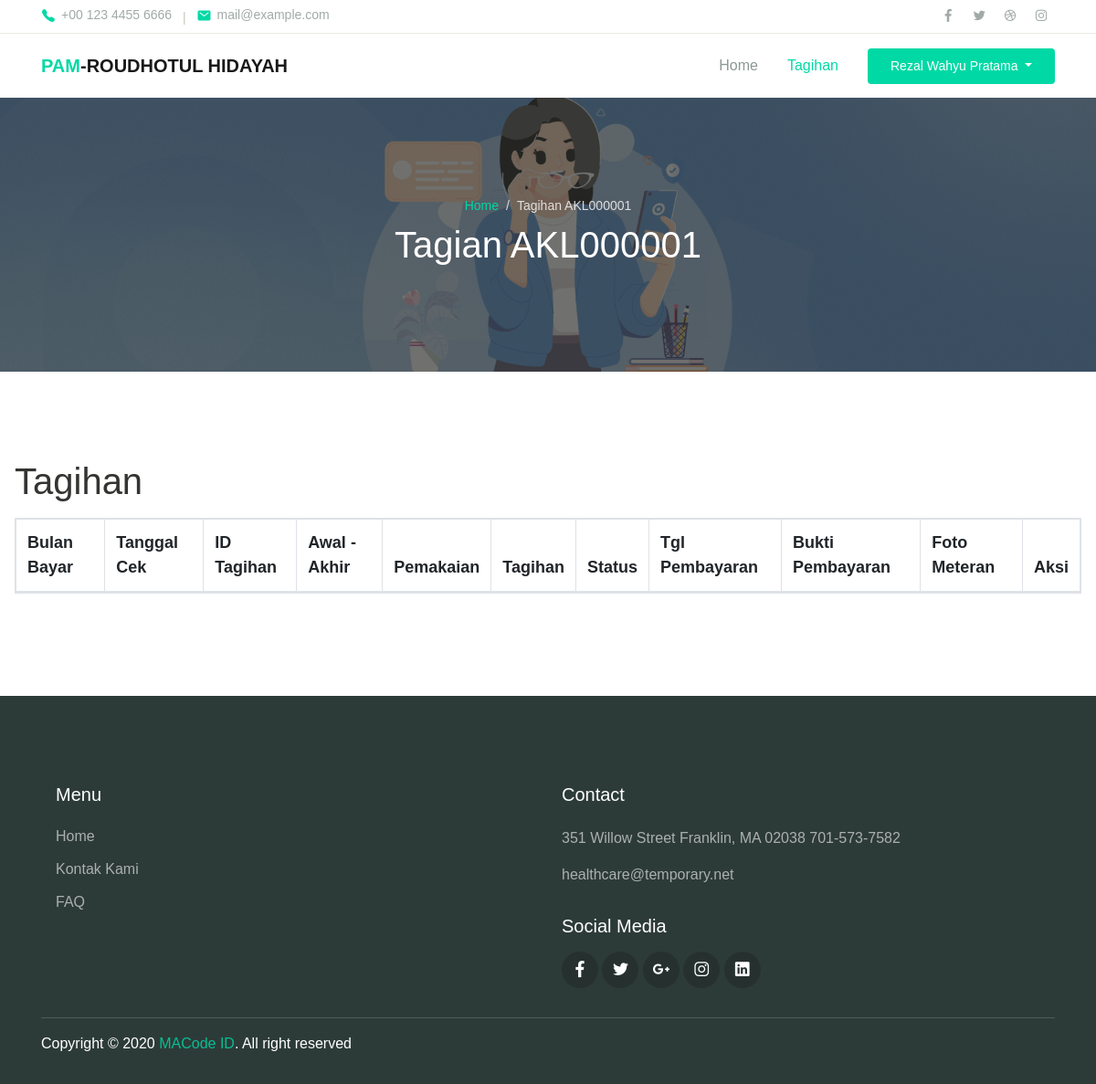
Before: /pelanggan/tagihan.php (signed in) with the older database file.
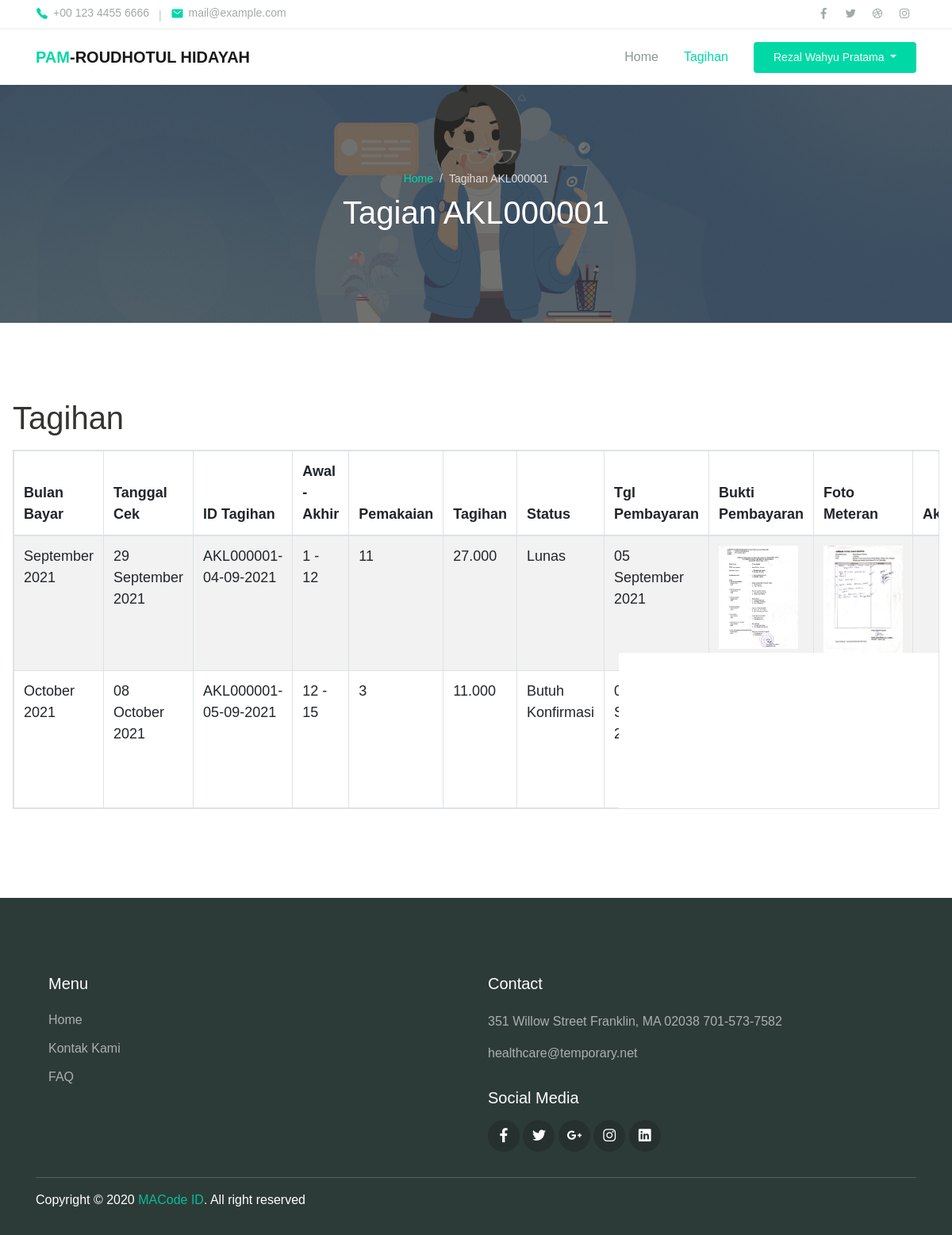
After: the same page with the newer database file.
### tables this page shows
CREATE TABLE `pelanggan` (
  `id` int(10) NOT NULL,
  `id_pelanggan` varchar(10) NOT NULL,
  `nama` char(40) NOT NULL,
  `dusun` int(4) NOT NULL,
  `rt` int(3) NOT NULL,
  `rw` int(3) NOT NULL,
  `no_rumah` int(4) NOT NULL,
  `no_hp` varchar(13) NOT NULL,
  `level` varchar(20) NOT NULL,
  `code` varchar(10) NOT NULL,
  `qrcode` varchar(500) NOT NULL
);

CREATE TABLE `tagihan` (
  `id` int(10) NOT NULL,
  `id_tagihan` varchar(21) NOT NULL,
  `id_pelanggan` varchar(10) NOT NULL,
  `nama` char(40) NOT NULL,
  `tgl_cek` date NOT NULL,
  `awal` int(3) NOT NULL,
  `akhir` int(3) NOT NULL,
  `pemakaian` int(5) NOT NULL,
  `tagihan` int(7) NOT NULL,
  `status` enum('butuh bayar','butuh konfirmasi','lunas') NOT NULL,
  `metode_bayar` enum('transfer','petugas') DEFAULT NULL,
  `tgl_bayar` timestamp NULL DEFAULT NULL,
  `petugas_verifikasi` varchar(50) DEFAULT NULL,
  `file` varchar(500) DEFAULT NULL,
  `foto_meteran` varchar(500) NOT NULL,
  `create_at` timestamp NOT NULL DEFAULT current_timestamp()
);

### pelanggan/tagihan.php (the view, shortened to what this page needs)
<?php
    $thisPage = 'tagihan';
    include '../config/koneksi.php';
    $id_pelanggan = $_SESSION['pamrh_id_pelanggan'];
    $query_pelanggan_login = mysqli_query($koneksi, "SELECT * FROM pelanggan WHERE id='$id_pelanggan'");
    $pelanggan_login = mysqli_fetch_assoc($query_pelanggan_login);
    $query_data_pelanggan = mysqli_query($koneksi, "SELECT * FROM pelanggan WHERE id='$id_pelanggan'");
    $data_pelanggan = mysqli_fetch_array($query_data_pelanggan);
    $id_pelanggan_tagihan = $data_pelanggan['id'];
    $query_tagihan = mysqli_query($koneksi, "SELECT * FROM tagihan WHERE id_pelanggan = '$id_pelanggan_tagihan'");
    include 'layout/header.php';
?>
  <div class="page-banner overlay-dark bg-image" style="background-image: url('../assets/img/gmb-4.png');">
    <div class="banner-section">
      <div class="container text-center wow fadeInUp">
        <nav aria-label="Breadcrumb">
          <ol class="breadcrumb breadcrumb-dark bg-transparent justify-content-center py-0 mb-2">
            <li class="breadcrumb-item"><a href="index.php">Home</a></li>
            <li class="breadcrumb-item active" aria-current="page">Tagihan <?php echo $data_pelanggan['id_pelanggan']; ?></li>
          </ol>
        </nav>
        <h1 class="font-weight-normal">Tagian <?php echo $data_pelanggan['id_pelanggan']; ?> </h1>
      </div>
    </div>
  </div>
  <div class="page-section">
    <div class="container-fluid p-3">
      <div class="row justify-content-center">
        <div class="col-12 wow fadeInUp">
          <h1 class="mb-3">Tagihan</h1>
          <div class="text-lg">
            <table id="data_table" class="d-none d-md-block table table-striped table-bordered table-responsive" style="width:100%">
              <thead>
                  <tr>
                      <th>Bulan Bayar</th>
                      <th>Tanggal Cek</th>
                      <th>ID Tagihan</th>
                      <th>Awal - Akhir</th>
                      <th>Pemakaian</th>
                      <th>Tagihan</th>
                      <th>Status</th>
                      <th>Tgl Pembayaran</th>
                      <th>Bukti Pembayaran</th>
                      <th>Foto Meteran</th>
                      <th>Aksi</th>
                  </tr>
              </thead>
              <tbody>
                  <?php
                  foreach ($query_tagihan as $a) {
                  ?>
                  <tr>
                      <td><?php echo date('F Y', strtotime($a['tgl_cek'])); ?></td>
                      <td><?php echo date('d F Y', strtotime($a['tgl_cek'])); ?></td>
                      <td><?php echo $a['id_tagihan']; ?></td>
                      <td><?php echo $a['awal'].' - '.$a['akhir']; ?></td>
                      <td><?php echo $a['pemakaian']; ?></td>
                      <td><?php echo number_format($a['tagihan'],0,',','.'); ?></td>
                      <td class="text-capitalize"><?php echo $a['status']; ?></td>
                      <td><?php echo date('d F Y', strtotime($a['tgl_bayar'])); ?></td>
                      <td>
                        <?php if($a['file'] != null)
                        {
                        ?>
                        <a class="example-image-link" href="../assets/img/pembayaran/<?php echo $a['file']; ?>" data-lightbox="example-set"><img class="example-image" style="width: 100px" src="../assets/img/pembayaran/<?php echo $a['file']; ?>" alt=""/></a>
                        <?php
                        }
                        ?>
                      </td>
                      <td>
                        <a class="example-image-link" href="../assets/img/meteran/<?php echo $a['foto_meteran']; ?>" data-lightbox="example-set"><img class="example-image" style="width: 100px" src="../assets/img/meteran/<?php echo $a['foto_meteran']; ?>" alt=""/></a>
                      </td>
                      <td>
                        <?php
                        if($a['status'] == 'butuh konfirmasi') {
                        ?>
                        <a href="tagihan_edit.php?id=<?php echo $a['id']; ?>" class="btn btn-sm pt-1 pb-1 pl-3 pr-3 btn-warning"><span class="iconify" data-icon="akar-icons:edit"></span></a>
                        <?php
                        }
                        ?>
                      </td>
                  </tr>
                  <?php
                  }
                  ?>
                </tbody>
              </table>
            </div>
          </div>
        </div>
      </div>
    </div>
<?php
include_once('layout/footer.php');
?>

### pelanggan/layout/header.php (shortened to what this page needs)
<!DOCTYPE html>
<html lang="en">
<head>
  <link rel="stylesheet" href="../assets/assets/css/maicons.css">
  <link rel="stylesheet" href="../assets/assets/css/bootstrap.css">
  <link rel="stylesheet" href="../assets/assets/vendor/owl-carousel/css/owl.carousel.css">
  <link rel="stylesheet" href="../assets/assets/vendor/animate/animate.css">
  <link rel="stylesheet" href="../assets/assets/css/theme.css">
  <link rel="stylesheet" href="https://cdn.jsdelivr.net/npm/sweetalert2@11.1.4/dist/sweetalert2.min.css">
  <link rel="stylesheet" href="https://cdn.datatables.net/1.11.0/css/dataTables.bootstrap4.min.css">
  <link rel="stylesheet" href="../assets/assets/vendor/lightbox2/dist/css/lightbox.min.css">
</head>
<body>
  <header>
    <div class="topbar">
      <div class="container">
        <div class="row">
          <div class="col-sm-8 text-sm">
            <div class="site-info">
              <a href="#"><span class="mai-call text-primary"></span> +00 123 4455 6666</a>
              <span class="divider">|</span>
              <a href="#"><span class="mai-mail text-primary"></span> mail@example.com</a>
            </div>
          </div>
          <div class="col-sm-4 text-right text-sm">
            <div class="social-mini-button">
              <a href="#"><span class="mai-logo-facebook-f"></span></a>
              <a href="#"><span class="mai-logo-twitter"></span></a>
              <a href="#"><span class="mai-logo-dribbble"></span></a>
              <a href="#"><span class="mai-logo-instagram"></span></a>
            </div>
          </div>
        </div>
      </div>
    </div>
    <nav class="navbar navbar-expand-lg navbar-light shadow-sm">
      <div class="container">
        <a class="navbar-brand" href="#"><span class="text-primary">PAM</span>-ROUDHOTUL HIDAYAH</a>
        <div class="collapse navbar-collapse" id="navbarSupport">
          <ul class="navbar-nav ml-auto">
            <li class="nav-item <?php if($thisPage == 'home') echo 'active'; ?>">
              <a class="nav-link" href="index.php">Home</a>
            </li>
            <li class="nav-item <?php if($thisPage == 'tagihan') echo 'active'; ?>">
              <a class="nav-link" href="tagihan.php">Tagihan</a>
            </li>
            <li class="nav-item">
              <?php if(isset($pelanggan_login))
              {
              ?>
              <div class="dropdown">
                <button class="btn btn btn-primary ml-lg-3 dropdown-toggle" type="button" id="dropdownMenuButton" data-toggle="dropdown" aria-haspopup="true" aria-expanded="false">
                  <?php echo $pelanggan_login['nama']; ?>
                </button>
              </div>
              <?php
              }
              else {
              ?>
              <a class="btn btn-primary ml-lg-3" href="../login.php">Login</a>
              <?php
              }
              ?>
            </li>
          </ul>
        </div>
      </div>
    </nav>
  </header>

### pelanggan/layout/footer.php
  <footer class="page-footer">
    <div class="container">
      <div class="row px-md-3">
        <div class="col-sm-6 col-lg-6 py-3">
          <h5>Menu</h5>
          <ul class="footer-menu">
            <li><a href="index.php">Home</a></li>
            <li><a href="kontak.php">Kontak Kami</a></li>
            <li><a href="faq.php">FAQ</a></li>
          </ul>
        </div>
        <div class="col-sm-6 col-lg-6 py-3">
          <h5>Contact</h5>
          <p class="footer-link mt-2">351 Willow Street Franklin, MA 02038</p>
          <a href="#" class="footer-link">701-573-7582</a>
          <a href="#" class="footer-link">healthcare@temporary.net</a>
          <h5 class="mt-3">Social Media</h5>
          <div class="footer-sosmed mt-3">
            <a href="#" target="_blank"><span class="mai-logo-facebook-f"></span></a>
            <a href="#" target="_blank"><span class="mai-logo-twitter"></span></a>
            <a href="#" target="_blank"><span class="mai-logo-google-plus-g"></span></a>
            <a href="#" target="_blank"><span class="mai-logo-instagram"></span></a>
            <a href="#" target="_blank"><span class="mai-logo-linkedin"></span></a>
          </div>
        </div>
      </div>
      <hr>
      <p id="copyright">Copyright &copy; 2020 <a href="https://macodeid.com/" target="_blank">MACode ID</a>. All right reserved</p>
    </div>
  </footer>
</body>
</html>

### assets/assets/css/theme.css (style rules this page uses)
:root { --primary: #00D9A5; --accent: #FF3D85; --secondary: #4E5AFE; --warning: #EED818; --info: #05B4E1; --danger: #FF4943; --success: #96C93D; --dark: #343531; --light: #F5F9F6; --cs: #596261; --grey: #6E807A; }
body { font-family: "Source Sans Pro", sans-serif; line-height: 1.5; color: #343531; }
a { color: #07be94; text-decoration: none; background-color: transparent; }
.text-sm { font-size: 14px !important; }
.text-lg { font-size: 18px !important; }
.text-primary { color: #00D9A5 !important; }
.btn-primary { color: #fff; background-color: #00D9A5; border-color: transparent; }
.btn-warning { color: #343531; background-color: #EED818; border-color: transparent; }
.topbar { border-bottom: 1px solid #E8EEE4; }
.topbar .row { align-items: center; min-height: 36px; }
.topbar .site-info a { display: inline-flex; align-items: center; color: #A1AAA7; }
.topbar .site-info a span { font-size: 16px; margin-right: 6px; }
.topbar .site-info .divider { margin-left: 8px; margin-right: 8px; color: #BEC8B8; }
.topbar .social-mini-button a { display: inline-block; padding: 4px 8px; color: #A1AAA7; }
.btn { padding: 8px 24px; }
.breadcrumb { background-color: #f8f9fa; }
.breadcrumb-dark .breadcrumb-item a { color: #00D9A5; }
.breadcrumb-dark .breadcrumb-item + .breadcrumb-item::before { display: inline-block; padding-right: 0.5rem; color: rgba(255, 255, 255, 0.8); content: "/"; }
.breadcrumb-dark .breadcrumb-item.active { color: rgba(255, 255, 255, 0.8); }
.navbar { min-height: 70px; }
.navbar-brand { font-weight: 600; padding-top: 10px; padding-bottom: 10px; }
.navbar-nav { margin-top: 10px; border-top: 1px solid #E8EEE4; flex-shrink: 0; }
.navbar-nav .nav-link { transition: all .2s ease; }
.navbar-nav .btn { font-size: 14px; }
.navbar-light .navbar-nav .nav-link { color: rgba(110, 128, 122, 0.8); }
.navbar-light .navbar-nav .show > .nav-link, .navbar-light .navbar-nav .active > .nav-link, .navbar-light .navbar-nav .nav-link.show, .navbar-light .navbar-nav .nav-link.active { font-weight: 500; color: #00D9A5; }
@media (min-width: 992px) { .navbar-expand-lg .navbar-nav { margin-top: 0; border-top: none; } }
@media (min-width: 992px) { .navbar-expand-lg .navbar-nav .nav-link { padding-right: 16px; padding-left: 16px; } }
@media (min-width: 992px) { .navbar-expand-lg .navbar-nav { align-items: center; } }
.bg-image { position: relative; background-position: center center; background-size: cover; background-repeat: no-repeat; }
.bg-image > * { position: relative; z-index: 10; }
.page-section { position: relative; padding-top: 80px; padding-bottom: 80px; overflow: hidden; }
.page-banner { position: relative; height: 300px; z-index: 10; }
.page-hero.overlay-dark::before, .page-banner.overlay-dark::before { content: ""; position: absolute; top: 0; left: 0; width: 100%; height: 100%; background: rgba(52, 53, 49, 0.7); z-index: 1; }
.page-banner .breadcrumb-item, .page-banner .breadcrumb-item a { font-size: 14px; }
.hero-section, .banner-section { position: relative; display: -ms-flexbox; display: flex; -ms-flex-align: center; align-items: center; -ms-flex-pack: center; justify-content: center; height: 100%; color: #ffffff; z-index: 10; }
.page-footer { position: relative; display: block; padding-top: 80px; padding-bottom: 16px; background-color: #2D3B38; color: #fff; }
.page-footer h5 { font-weight: 500; margin-bottom: 16px; }
.page-footer hr { border-color: #4F5E5B; }
.footer-menu { position: relative; list-style: none; padding-left: 0; }
.footer-menu a, .footer-link { display: inline-block; padding-top: 6px; padding-bottom: 6px; color: rgba(255, 255, 255, 0.6); transition: all .2s ease; }
.footer-link { padding: 0; margin-bottom: 16px; }
.footer-sosmed a { display: inline-block; width: 40px; height: 40px; line-height: 42px; border-radius: 50%; text-align: center; font-size: 18px; background-color: #26312F; color: #ffff; transition: all .2s ease; }

Changed rows visible on the page:
added tagihan: tgl_cek "September 2021", tgl_cek "29 September 2021", id_tagihan "AKL000001-04-09-2021", awal "1", akhir "12", pemakaian "11", tagihan "27.000", status "Lunas", tgl_bayar "05 September 2021", file (picture), foto_meteran (picture)
added tagihan: tgl_cek "October 2021", tgl_cek "08 October 2021", id_tagihan "AKL000001-05-09-2021", awal "12", akhir "15", pemakaian "3", tagihan "11.000", status "Butuh Konfirmasi", tgl_bayar "05 September 2021", file (picture), foto_meteran (picture)
